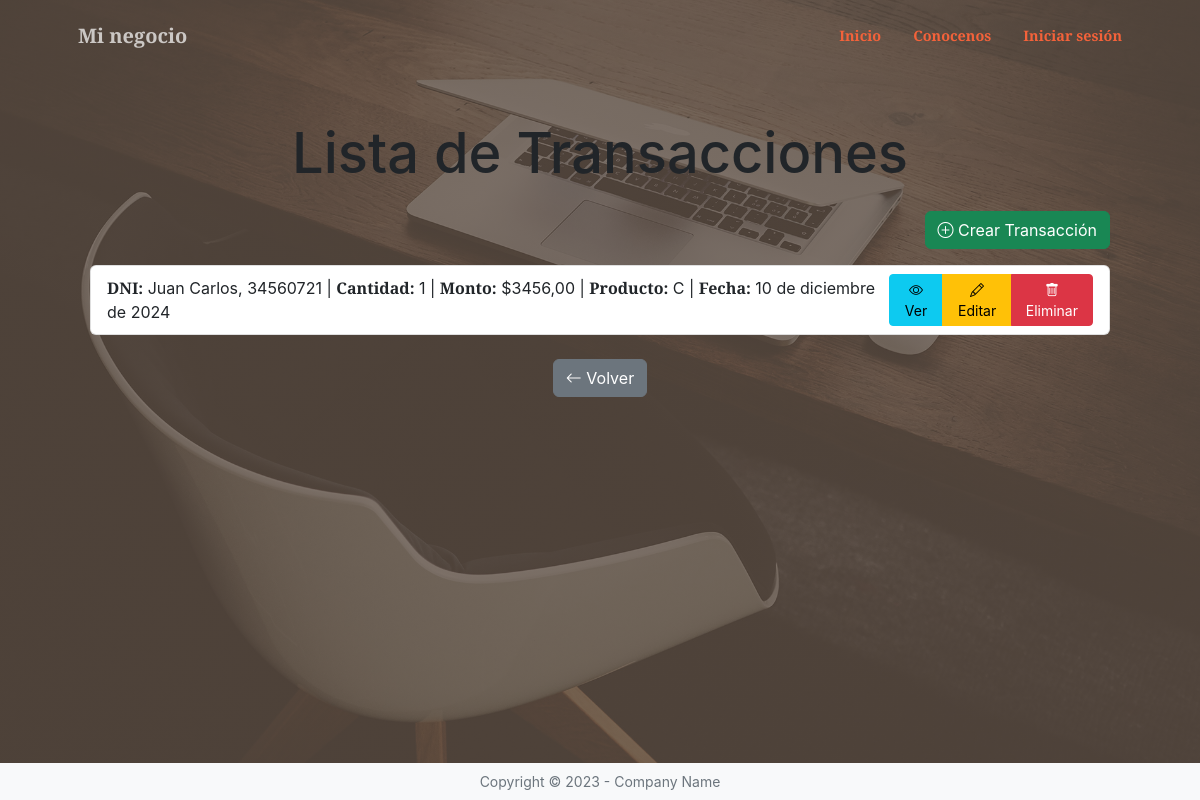
The page /minegocio/transaccion/list/ on the database as committed earlier.
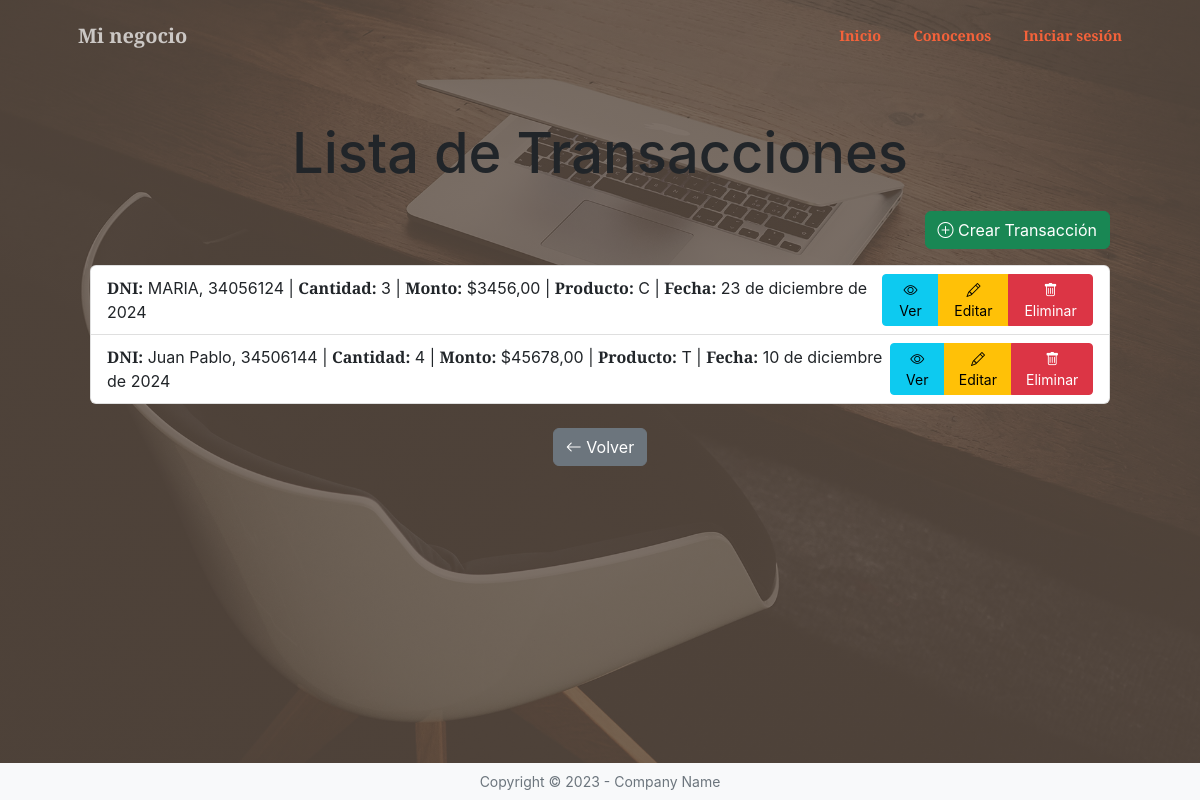
The same page on the database as committed later.
### minegocio/models.py (models this page shows, shortened)
class Transaccion(models.Model):
    dni = models.ForeignKey(Vendedor,on_delete=models.CASCADE)
    fecha = models.DateField(null=True,blank=True)
    cantidad = models.PositiveIntegerField()
    monto = models.DecimalField(max_digits=10,decimal_places=2)
    productos = [
        ("C", "Celulares"),
        ("AU", "Auriculares"),
        ("PE", "Pequeños electrodomésticos"),
        ("T", "Tablets")]
    producto = models.CharField(max_length=50, choices=productos, default="PE")

class Vendedor(models.Model):
    nombre = models.CharField(max_length=13)
    dni = models.PositiveIntegerField(unique=True)
    def __str__(self):
        return f"{self.nombre}, {self.dni}"

### minegocio/views.py (the view)
# urls.py: path("transaccion/list/", transaccion_list, name="transaccion_list"),
def transaccion_list(request):
    query = Transaccion.objects.all()
    context = {"object_list": query}
    return render(request, "minegocio/transaccion_list.html", context)

### minegocio/templates/minegocio/transaccion_list.html
{% extends 'core/base.html' %}
{% block content %}
<div class="container py-5">
    <h1 class="text-center mb-4">Lista de Transacciones</h1>
    <div class="text-end mb-3">
        <a href="{% url 'minegocio:transaccion_create' %}" class="btn btn-success">
            <i class="bi bi-plus-circle"></i> Crear Transacción
        </a>
    </div>
    <ul class="list-group">
        {% for object in object_list %}
            <li class="list-group-item d-flex justify-content-between align-items-center">
                <div>
                    <strong>DNI:</strong> {{ object.dni }} |
                    <strong>Cantidad:</strong> {{ object.cantidad }} |
                    <strong>Monto:</strong> ${{ object.monto }} |
                    <strong>Producto:</strong> {{ object.producto }} |
                    <strong>Fecha:</strong> {{ object.fecha }}
                </div>
                <div class="btn-group" role="group">
                    <a href="{% url 'minegocio:transaccion_detail' transaccion_id=object.id %}" class="btn btn-info btn-sm">
                        <i class="bi bi-eye"></i> Ver
                    </a>
                    <a href="{% url 'minegocio:transaccion_edit' object.id %}" class="btn btn-warning btn-sm">
                        <i class="bi bi-pencil"></i> Editar
                    </a>
                    <a href="{% url 'minegocio:transaccion_delete' object.id %}" class="btn btn-danger btn-sm">
                        <i class="bi bi-trash"></i> Eliminar
                    </a>
                </div>
            </li>
        {% endfor %}
    </ul>
    <div class="text-center mt-4">
        <a href="{% url 'minegocio:index' %}" class="btn btn-secondary">
            <i class="bi bi-arrow-left"></i> Volver
        </a>
    </div>
</div>
{% endblock content %}

### core/templates/core/base.html (shortened to what this page needs)
{% load static %}
<!DOCTYPE html>
<html lang="en">
    <head>
        <link href="https://cdn.jsdelivr.net/npm/bootstrap-icons@1.5.0/font/bootstrap-icons.css" rel="stylesheet" />
        <link href="https://cdnjs.cloudflare.com/ajax/libs/SimpleLightbox/2.1.0/simpleLightbox.min.css" rel="stylesheet" />
        <link href="{% static 'core/css/styles.css' %}" rel="stylesheet" />
    </head>
    <body id="page-top">
    {% include 'core/componentes/navbar.html' %}
        <header class="masthead">
            <div class="container px-4 px-lg-5 h-100">
            {% block content %}
            {% endblock content %}
    {% include 'core/componentes/footer.html' %}
    </body>
</html>

### core/templates/core/componentes/navbar.html (shortened to what this page needs)
<nav class="navbar navbar-expand-lg navbar-light fixed-top py-3" id="mainNav">
    <div class="container px-4 px-lg-5">
        <a class="navbar-brand" href="#page-top">Mi negocio</a>
        <div class="collapse navbar-collapse" id="navbarResponsive">
            <ul class="navbar-nav ms-auto my-2 my-lg-0">
                {% if user.is_authenticated %}
                    <li class="nav-item"><a class="nav-link active" aria-current="page" href="{% url 'core:index' %}">Inicio</a></li>
                    <li class="nav-item"><a class="nav-link active" aria-current="page" href="{% url 'core:about' %}">Conocenos</a></li>
                    <li class="nav-item"><a class="nav-link active" aria-current="page" href="{% url 'minegocio:index' %}">Mi negocio</a></li>
                    <li class="nav-item">
                        <form method="POST" action="{% url 'minegocio:logout' %}" style="display: inline;">
                            {% csrf_token %}
                            <button type="submit" class="btn btn-link nav-link" style="padding: 0; border: none; background: none;">Cerrar sesión</button>
                        </form>
                    </li>
                {% else %}
                    <li class="nav-item"><a class="nav-link active" aria-current="page" href="{% url 'core:index' %}">Inicio</a></li>
                    <li class="nav-item"><a class="nav-link active" aria-current="page" href="{% url 'core:about' %}">Conocenos</a></li>
                    <li class="nav-item"><a class="nav-link active" aria-current="page" href="{% url 'minegocio:login' %}">Iniciar sesión</a></li>
                {% endif %}
            </ul>
        </div>
    </div>
</nav>

### core/templates/core/componentes/footer.html
 <footer class="bg-light py-2 fixed-bottom">
    <div class="container px-2 px-lg-5">
        <div class="small text-center text-muted">Copyright &copy; 2023 - Company Name</div></div>
</footer>

Rows that differ between the two databases and show on the page:
removed Transaccion: dni "Juan Carlos, 34560721", cantidad "1", monto "3456,00", producto "C", fecha "10 de diciembre de 2024"
added Transaccion: dni "MARIA, 34056124", cantidad "3", monto "3456,00", producto "C", fecha "23 de diciembre de 2024"
added Transaccion: dni "Juan Pablo, 34506144", cantidad "4", monto "45678,00", producto "T", fecha "10 de diciembre de 2024"
